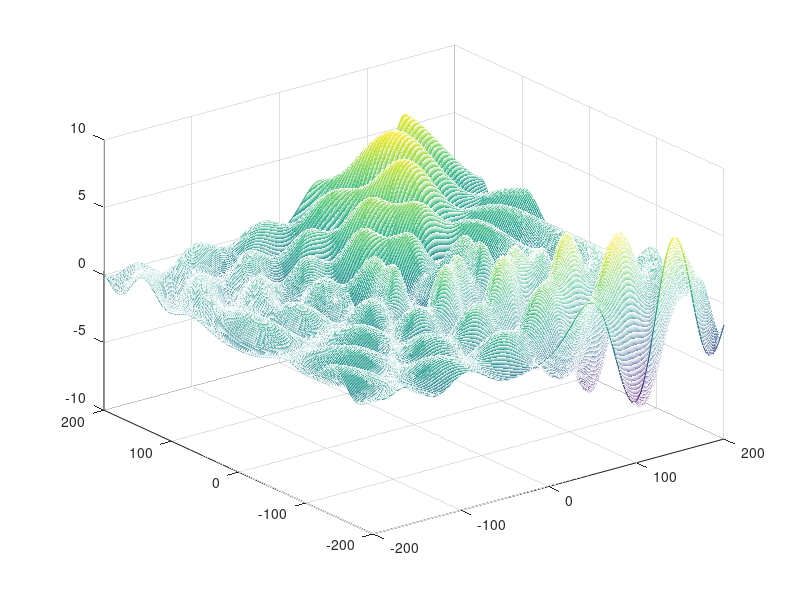
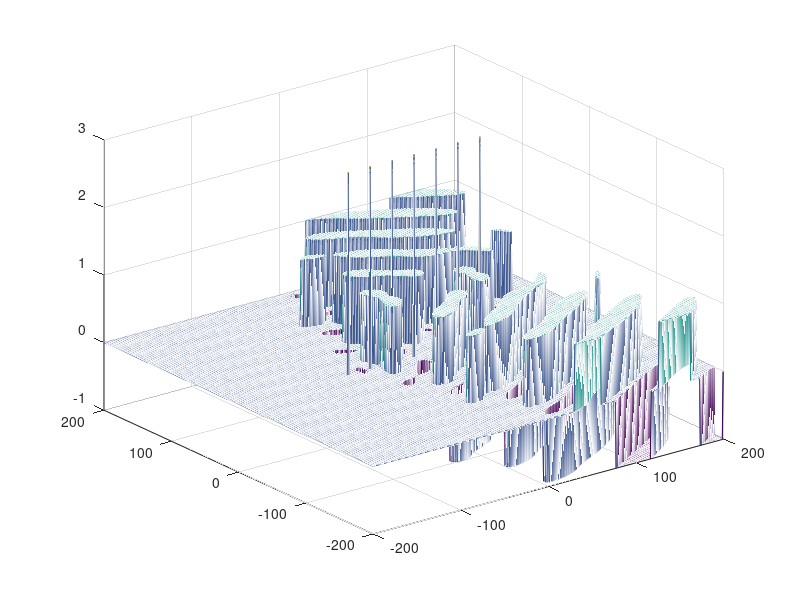
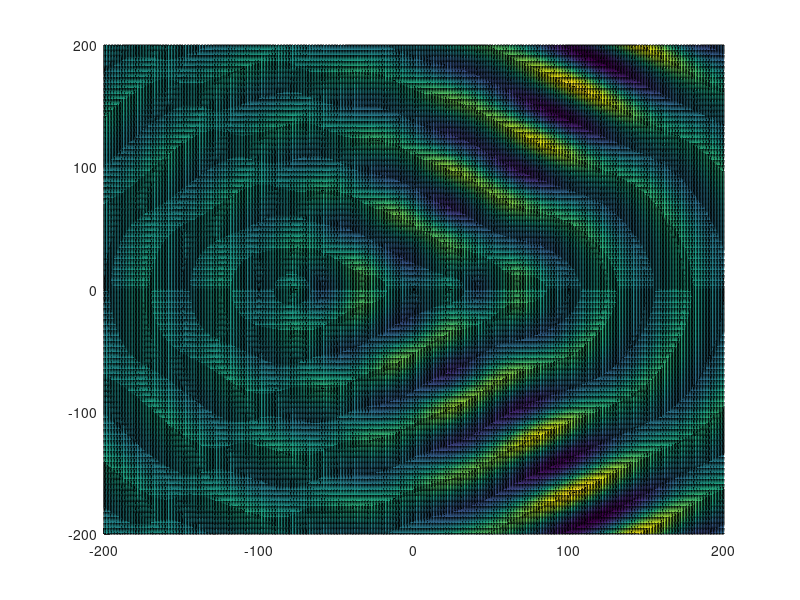
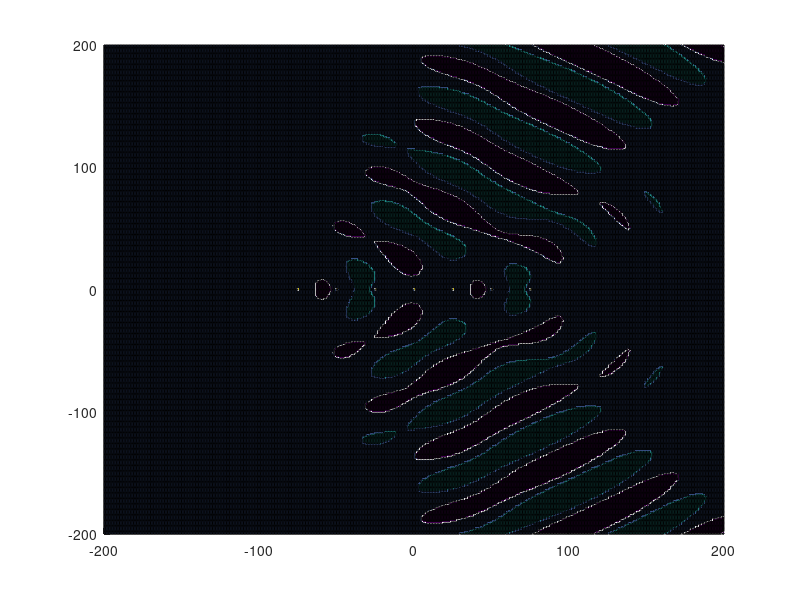

Write the MATLAB code that produced these figures, in order.
#############################
######### variables #########
#############################

clear all;
close all;

minimum_value = 0.9;
minimum_value_global = 1.8;

matrix_size = 200;
number_of_points = 2 * matrix_size + 1;

reference_x_pos = 0;
reference_y_pos = 0;

antenna_1_x_pos = 0;
antenna_1_y_pos = 0;

antenna_2_x_pos = 25;
antenna_2_y_pos = 0;

antenna_3_x_pos = -25;
antenna_3_y_pos = 0;

antenna_4_x_pos = 50;
antenna_4_y_pos = 0;

antenna_5_x_pos = -50;
antenna_5_y_pos = 0;

antenna_6_x_pos = 75;
antenna_6_y_pos = 0;

antenna_7_x_pos = -75;
antenna_7_y_pos = 0;

wave_length = 50;

angle_offset = 90;

#############################
###### create the mesh ######
#############################

frequency = (2 * pi) / wave_length;
radian_offset = angle_offset * pi / 180;

space_reference_x = linspace(-matrix_size-reference_x_pos,matrix_size-reference_x_pos,number_of_points) ;
space_reference_y = linspace(-matrix_size-reference_y_pos,matrix_size-reference_y_pos,number_of_points) ;

space_antenna_1_x = linspace(-matrix_size-antenna_1_x_pos,matrix_size-antenna_1_x_pos,number_of_points) ;
space_antenna_1_y = linspace(-matrix_size-antenna_1_y_pos,matrix_size-antenna_1_y_pos,number_of_points) ;

space_antenna_2_x = linspace(-matrix_size-antenna_2_x_pos,matrix_size-antenna_2_x_pos,number_of_points) ;
space_antenna_2_y = linspace(-matrix_size-antenna_2_y_pos,matrix_size-antenna_2_y_pos,number_of_points) ;

space_antenna_3_x = linspace(-matrix_size-antenna_3_x_pos,matrix_size-antenna_3_x_pos,number_of_points) ;
space_antenna_3_y = linspace(-matrix_size-antenna_3_y_pos,matrix_size-antenna_3_y_pos,number_of_points) ;

space_antenna_4_x = linspace(-matrix_size-antenna_4_x_pos,matrix_size-antenna_4_x_pos,number_of_points) ;
space_antenna_4_y = linspace(-matrix_size-antenna_4_y_pos,matrix_size-antenna_4_y_pos,number_of_points) ;

space_antenna_5_x = linspace(-matrix_size-antenna_5_x_pos,matrix_size-antenna_5_x_pos,number_of_points) ;
space_antenna_5_y = linspace(-matrix_size-antenna_5_y_pos,matrix_size-antenna_5_y_pos,number_of_points) ;

space_antenna_6_x = linspace(-matrix_size-antenna_6_x_pos,matrix_size-antenna_6_x_pos,number_of_points) ;
space_antenna_6_y = linspace(-matrix_size-antenna_6_y_pos,matrix_size-antenna_6_y_pos,number_of_points) ;

space_antenna_7_x = linspace(-matrix_size-antenna_7_x_pos,matrix_size-antenna_7_x_pos,number_of_points) ;
space_antenna_7_y = linspace(-matrix_size-antenna_7_y_pos,matrix_size-antenna_7_y_pos,number_of_points) ;

mesh_antenna_1_value = zeros(number_of_points,number_of_points);
mesh_antenna_2_value = zeros(number_of_points,number_of_points);
mesh_antenna_3_value = zeros(number_of_points,number_of_points);
mesh_antenna_4_value = zeros(number_of_points,number_of_points);
mesh_antenna_5_value = zeros(number_of_points,number_of_points);
mesh_antenna_6_value = zeros(number_of_points,number_of_points);
mesh_antenna_7_value = zeros(number_of_points,number_of_points);

[antenna_1_x,antenna_1_y] = meshgrid(space_antenna_1_x,space_antenna_1_y);
[antenna_2_x,antenna_2_y] = meshgrid(space_antenna_2_x,space_antenna_2_y);
[antenna_3_x,antenna_3_y] = meshgrid(space_antenna_3_x,space_antenna_3_y);
[antenna_4_x,antenna_4_y] = meshgrid(space_antenna_4_x,space_antenna_4_y);
[antenna_5_x,antenna_5_y] = meshgrid(space_antenna_5_x,space_antenna_5_y);
[antenna_6_x,antenna_6_y] = meshgrid(space_antenna_6_x,space_antenna_6_y);
[antenna_7_x,antenna_7_y] = meshgrid(space_antenna_7_x,space_antenna_7_y);

#############################
#### calculate the values ###
#############################

distance_antenna_1_value = sqrt(antenna_1_x.*antenna_1_x + antenna_1_y.*antenna_1_y);
distance_antenna_2_value = sqrt(antenna_2_x.*antenna_2_x + antenna_2_y.*antenna_2_y);
distance_antenna_3_value = sqrt(antenna_3_x.*antenna_3_x + antenna_3_y.*antenna_3_y);
distance_antenna_4_value = sqrt(antenna_4_x.*antenna_4_x + antenna_4_y.*antenna_4_y);
distance_antenna_5_value = sqrt(antenna_5_x.*antenna_5_x + antenna_5_y.*antenna_5_y);
distance_antenna_6_value = sqrt(antenna_6_x.*antenna_6_x + antenna_6_y.*antenna_6_y);
distance_antenna_7_value = sqrt(antenna_7_x.*antenna_7_x + antenna_7_y.*antenna_7_y);

mesh_antenna_1_value = cos(frequency*distance_antenna_1_value);
mesh_antenna_2_value = cos(frequency*distance_antenna_2_value + radian_offset);
mesh_antenna_3_value = cos(frequency*distance_antenna_3_value - radian_offset);
mesh_antenna_4_value = cos(frequency*distance_antenna_4_value + (2 * radian_offset));
mesh_antenna_5_value = cos(frequency*distance_antenna_5_value - (2 * radian_offset));
mesh_antenna_6_value = cos(frequency*distance_antenna_6_value + (3 * radian_offset));
mesh_antenna_7_value = cos(frequency*distance_antenna_7_value - (3 * radian_offset));

mesh_antenna_value = mesh_antenna_1_value + mesh_antenna_2_value + mesh_antenna_3_value + mesh_antenna_4_value + mesh_antenna_5_value + mesh_antenna_6_value + mesh_antenna_7_value;

mesh_antenna_1_boolean = zeros(number_of_points,number_of_points);
mesh_antenna_2_boolean = zeros(number_of_points,number_of_points);
mesh_antenna_3_boolean = zeros(number_of_points,number_of_points);
mesh_antenna_4_boolean = zeros(number_of_points,number_of_points);
mesh_antenna_5_boolean = zeros(number_of_points,number_of_points);
mesh_antenna_6_boolean = zeros(number_of_points,number_of_points);
mesh_antenna_7_boolean = zeros(number_of_points,number_of_points);

mesh_antenna_boolean = zeros(number_of_points,number_of_points);

for i=1:number_of_points
    for j=1:number_of_points
        if (mesh_antenna_1_value(i,j) > minimum_value)
            mesh_antenna_1_boolean(i,j) = 1;
        endif
        if (mesh_antenna_1_value(i,j) < -minimum_value)
            mesh_antenna_1_boolean(i,j) = -1;
        endif
        if (mesh_antenna_2_value(i,j) > minimum_value)
            mesh_antenna_2_boolean(i,j) = 1;
        endif
        if (mesh_antenna_2_value(i,j) < -minimum_value)
            mesh_antenna_2_boolean(i,j) = -1;
        endif
        if (mesh_antenna_3_value(i,j) > minimum_value)
            mesh_antenna_3_boolean(i,j) = 1;
        endif
        if (mesh_antenna_3_value(i,j) < -minimum_value)
            mesh_antenna_3_boolean(i,j) = -1;
        endif
        if (mesh_antenna_4_value(i,j) > minimum_value)
            mesh_antenna_4_boolean(i,j) = 1;
        endif
        if (mesh_antenna_4_value(i,j) < -minimum_value)
            mesh_antenna_4_boolean(i,j) = -1;
        endif
        if (mesh_antenna_5_value(i,j) > minimum_value)
            mesh_antenna_5_boolean(i,j) = 1;
        endif
        if (mesh_antenna_5_value(i,j) < -minimum_value)
            mesh_antenna_5_boolean(i,j) = -1;
        endif
        if (mesh_antenna_6_value(i,j) > minimum_value)
            mesh_antenna_6_boolean(i,j) = 1;
        endif
        if (mesh_antenna_6_value(i,j) < -minimum_value)
            mesh_antenna_6_boolean(i,j) = -1;
        endif
        if (mesh_antenna_7_value(i,j) > minimum_value)
            mesh_antenna_7_boolean(i,j) = 1;
        endif
        if (mesh_antenna_7_value(i,j) < -minimum_value)
            mesh_antenna_7_boolean(i,j) = -1;
        endif
    endfor
endfor

mesh_antenna_1_boolean(number_of_points-matrix_size+antenna_1_y_pos,number_of_points-matrix_size+antenna_1_x_pos) = 3;
mesh_antenna_2_boolean(number_of_points-matrix_size+antenna_2_y_pos,number_of_points-matrix_size+antenna_2_x_pos) = 3;
mesh_antenna_3_boolean(number_of_points-matrix_size+antenna_3_y_pos,number_of_points-matrix_size+antenna_3_x_pos) = 3;
mesh_antenna_4_boolean(number_of_points-matrix_size+antenna_4_y_pos,number_of_points-matrix_size+antenna_4_x_pos) = 3;
mesh_antenna_5_boolean(number_of_points-matrix_size+antenna_5_y_pos,number_of_points-matrix_size+antenna_5_x_pos) = 3;
mesh_antenna_6_boolean(number_of_points-matrix_size+antenna_6_y_pos,number_of_points-matrix_size+antenna_6_x_pos) = 3;
mesh_antenna_7_boolean(number_of_points-matrix_size+antenna_7_y_pos,number_of_points-matrix_size+antenna_7_x_pos) = 3;

#mesh_antenna_boolean = mesh_antenna_1_boolean + mesh_antenna_2_boolean + mesh_antenna_3_boolean + mesh_antenna_4_boolean + mesh_antenna_5_boolean + mesh_antenna_6_boolean + mesh_antenna_7_boolean;

for i=1:number_of_points
    for j=1:number_of_points
        if (mesh_antenna_value(i,j) > minimum_value_global)
            mesh_antenna_boolean(i,j) = 1;
        endif
        if (mesh_antenna_value(i,j) < -minimum_value_global)
            mesh_antenna_boolean(i,j) = -1;
        endif
    endfor
endfor

mesh_antenna_boolean(number_of_points-matrix_size+antenna_1_y_pos,number_of_points-matrix_size+antenna_1_x_pos) = 3;
mesh_antenna_boolean(number_of_points-matrix_size+antenna_2_y_pos,number_of_points-matrix_size+antenna_2_x_pos) = 3;
mesh_antenna_boolean(number_of_points-matrix_size+antenna_3_y_pos,number_of_points-matrix_size+antenna_3_x_pos) = 3;
mesh_antenna_boolean(number_of_points-matrix_size+antenna_4_y_pos,number_of_points-matrix_size+antenna_4_x_pos) = 3;
mesh_antenna_boolean(number_of_points-matrix_size+antenna_5_y_pos,number_of_points-matrix_size+antenna_5_x_pos) = 3;
mesh_antenna_boolean(number_of_points-matrix_size+antenna_6_y_pos,number_of_points-matrix_size+antenna_6_x_pos) = 3;
mesh_antenna_boolean(number_of_points-matrix_size+antenna_7_y_pos,number_of_points-matrix_size+antenna_7_x_pos) = 3;

#############################
####### plot the mesh #######
#############################

#{
figure(2) ;
mesh(space_antenna_1_x,space_antenna_1_y,mesh_antenna_1_value) ;

figure(3) ;
mesh(space_antenna_1_x,space_antenna_1_y,mesh_antenna_2_value) ;

figure(2) ;
mesh(space_antenna_1_x,space_antenna_1_y,mesh_antenna_1_boolean) ;

figure(3) ;
mesh(space_antenna_1_x,space_antenna_1_y,mesh_antenna_2_boolean) ;

figure(4) ;
mesh(space_antenna_1_x,space_antenna_1_y,mesh_antenna_3_boolean) ;

figure(5) ;
mesh(space_antenna_1_x,space_antenna_1_y,mesh_antenna_4_boolean) ;

figure(6) ;
mesh(space_antenna_1_x,space_antenna_1_y,mesh_antenna_5_boolean) ;
#}

figure(1) ;
mesh(space_reference_x,space_reference_y,mesh_antenna_value) ;

figure(7) ;
mesh(space_reference_x,space_reference_y,mesh_antenna_boolean) ;

figure(11) ;
surface(space_reference_x,space_reference_y,mesh_antenna_value) ;

figure(17) ;
surface(space_reference_x,space_reference_y,mesh_antenna_boolean) ;
